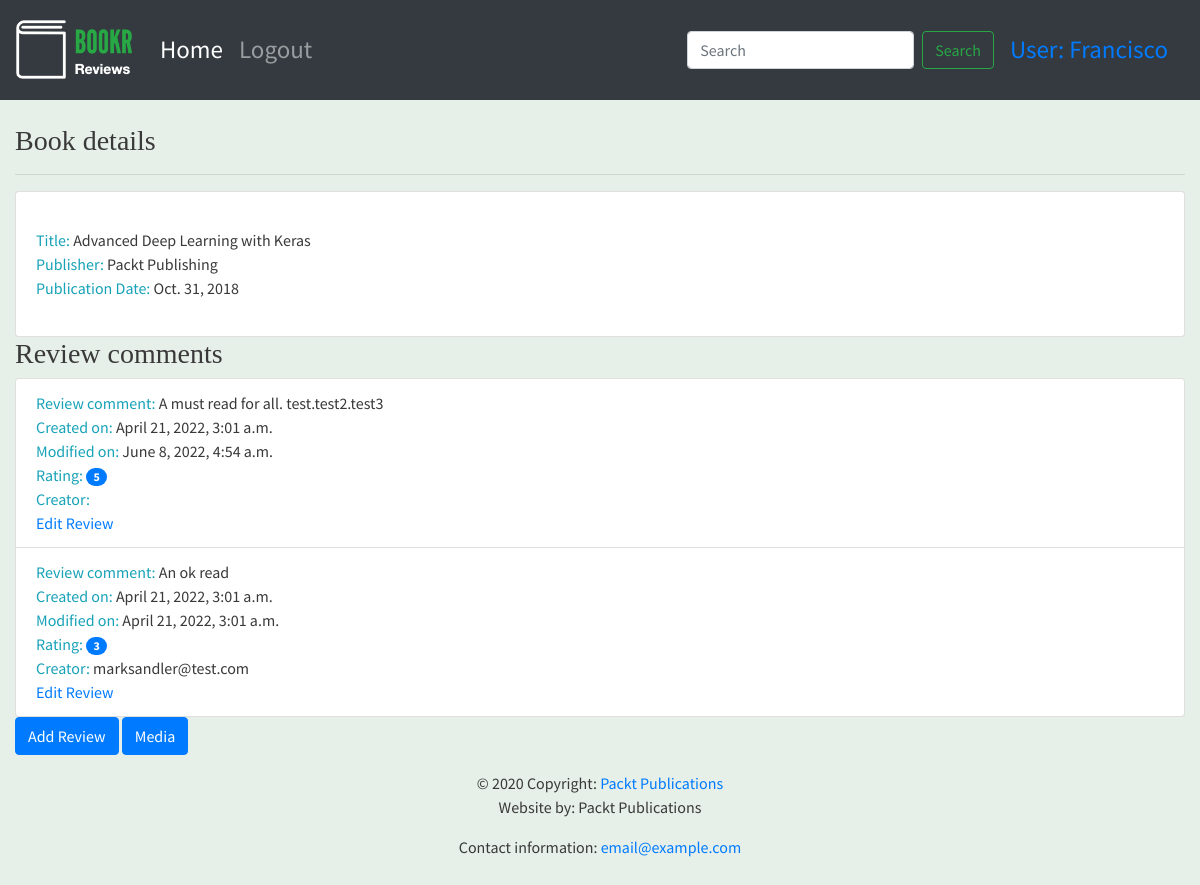
The page /books/1/ (signed in) on the database its author committed.
### reviews/models.py (models this page shows, shortened)
class Book(models.Model):
    title = models.CharField(max_length=70, help_text="The title of the book.")
    publication_date = models.DateField(verbose_name="Date the book was published.")
    isbn = models.CharField(max_length=20, verbose_name="ISBN umber of the book.")
    publisher = models.ForeignKey(Publisher, on_delete=models.CASCADE)
    contributors = models.ManyToManyField('Contributor', through="BookContributor")
    cover = models.ImageField(upload_to="book_covers/", null=True, blank=True)
    sample = models.FileField(upload_to="book_samples/", null=True, blank=True)

class Publisher(models.Model):
    name = models.CharField(max_length=50, help_text="The name of the Publisher.")
    website = models.URLField(help_text="The Publisher's website.")
    email = models.EmailField(help_text="The Publisher's email address")

class Review(models.Model):
    content = models.TextField(help_text="The Review text.")
    rating = models.IntegerField(help_text="The rating the reviewer has given.")
    date_created = models.DateTimeField(auto_now_add=True, help_text="The date and the time the review was created.")
    date_edited=models.DateTimeField(auto_now_add=True, help_text="The date and the time the review was last edited")
    creator = models.ForeignKey(auth.get_user_model(), on_delete=models.CASCADE)
    book = models.ForeignKey(Book, on_delete=models.CASCADE, help_text="The Book that this review is for.")

### reviews/views.py (the view)
# urls.py: path('books/<int:pk>/', views.book_details, name='book_details'),
def book_details(request, pk):
    book = get_object_or_404(Book, pk=pk)
    reviews = book.review_set.all()
    if reviews:
        book_rating = average_rating([review.rating for review in reviews])
        context = {"book": book, "book_rating": book_rating, "reviews": reviews}
    else:
        context = {"book": book, "book_rating": None, "reviews": reviews}
    if request.user.is_authenticated:
        max_viewed_books_length = 10
        viewed_books = request.session.get('viewed_books', [])
        viewed_book = [book.id, book.title]
        if viewed_book in viewed_books:
            viewed_books.pop(viewed_books.index(viewed_book))
        viewed_books.insert(0, viewed_book)
        viewed_books = viewed_books[:max_viewed_books_length]
        request.session['viewed_books'] = viewed_books
    return render(request, 'reviews/book_details.html', context)

### reviews/utils.py (called while the page is built)
def average_rating(rating_list):
    if not rating_list:
        return 0
    return round(sum(rating_list) / len(rating_list))

### reviews/templates/reviews/book_details.html (shortened to what this page needs)
{% extends 'reviews/base.html' %}
{% block content %}
<br>
<h3>Book details</h3>
<hr>
<ul class="list-group">
  <li class="list-group-item">
      <br>
      <span class="text-info">Title: </span> <span>{{ book.title }}</span>
      <br>
      <span class="text-info">Publisher: </span><span>{{ book.publisher.name }}</span>
      <br>
      <span class="text-info">Publication Date: </span><span>{{ book.publication_date }}</span>
      <br>
      <br>
      {% if not reviews %}
        {% if user.is_authenticated %}
        <h3><em>Be the first to write a review</em></h3>
        {% endif %}
      {% else %}
  </li>
</ul>
<h3>Review comments</h3>
<ul class="list-group">
  {% for review in reviews %}
  <li class="list-group-item">
      <span class="text-info">Review comment: </span> <span>{{ review.content }}</span>
      <br>
      <span class="text-info">Created on: </span><span>{{ review.date_created }}</span>
      <br>
      <span class="text-info">Modified on: </span><span>{{ review.date_edited }}</span>
      <br>
      <span class="text-info">Rating: </span><span class="badge badge-primary badge-pill">{{ review.rating }}</span>
      <br>
      <span class="text-info">Creator: </span><span>{{ review.creator.email }}</span>
      <br>
      {% if user.is_staff or review.creator.id == user.id %}
      <a href="{% url 'review_edit' book.pk review.pk %}">Edit Review</a>
      {% endif %}
  </li>
  {% endfor %}
</ul>
{% endif %}
{% if user.is_authenticated %}
<a href="{% url 'review_create' book.pk %}" class="btn btn-primary">Add Review</a>
<a href="{% url 'book_media' book.pk %}" class="btn btn-primary">Media</a>
{% endif %}
{% endblock %}

### templates/base.html (shortened to what this page needs)
<!doctype html>
{% load static %}
<html lang="en">
  <head>
    <link rel="stylesheet" href="https://stackpath.bootstrapcdn.com/bootstrap/4.4.1/css/bootstrap.min.css">
    <link rel="stylesheet" href="https://cdnjs.cloudflare.com/ajax/libs/font-awesome/4.7.0/css/font-awesome.min.css">
    <link rel="stylesheet" href="{% static 'main.css' %}"/>
  </head>
  <body>
        <nav class="navbar navbar-expand-sm navbar-dark bg-dark sticky-top">
          <a class="navbar-brand" href="/">{% block brand %}<img src="{% static 'logo.png' %}">{% endblock %}</a>
          <div class="collapse navbar-collapse" id="navbarSupportedContent">
            <ul class="navbar-nav mr-auto">
              <li class="nav-item active">
                <a class="nav-link" href="/books/">Home <span class="sr-only">(current)</span></a>
              </li>
              {% if user.is_authenticated %}
                <li class="nav-item">
                  <a class="nav-link" href="/accounts/logout">Logout</a>
                </li>
                {% else %}
                <li class="nav-item">
                  <a class="nav-link" href="/accounts/login">Login</a>
                </li>
              {% endif %}
            </ul>
            <form action="{% url 'book-search' %}" class="form-inline my-2 my-lg-0">
              <input class="form-control mr-sm-2" type="search" placeholder="Search" aria-label="Search" name="search" value="{{ search_text }}" minlength="3">
              <button class="btn btn-outline-success my-2 my-sm-0" type="submit">Search</button>
              {% if user.is_authenticated %}
              <a class="nav-link" href="/accounts/profile/">User: {{ user.first_name }}</a>
              {% endif %}
            </form>
          </div>
        </nav>
        <div class="container-fluid">
        {% block content %}{% endblock %}
        </div>
  <footer class="page-footer font-small blue">
    <div class="footer-copyright text-center py-3">© 2020 Copyright:
      <a href="https://www.packtpub.com"> Packt Publications</a>
      <p>Website by: Packt Publications</p>
      <p>Contact information: <a href="mailto:email@example.com">email@example.com</a></p>
    </div>
  </footer>
  </body>
</html>

### static/main.css (style rules this page uses)
.navbar { min-height: 100px; font-size: 25px; }
.navbar-brand { font-size: 25px; }
body { font-family: 'Source Sans Pro', sans-serif; background-color: #e6efe8; color: #393939; }
h1, h2, h3, h4, h5, h6 { font-family: 'Libre Baskerville', serif; }

### rows shown on the page
Book: title "Advanced Deep Learning with Keras", publisher.name "Packt Publishing", publication_date "Oct. 31, 2018"
Review: content "A must read for all. test.test2.test3", date_created "April 21, 2022, 3:01 a.m.", date_edited "June 8, 2022, 4:54 a.m.", rating "5"
Review: content "An ok read", date_created "April 21, 2022, 3:01 a.m.", date_edited "April 21, 2022, 3:01 a.m.", rating "3", creator.email "marksandler@test.com"

### other values the page prints
{{ user.first_name }} "Francisco"
